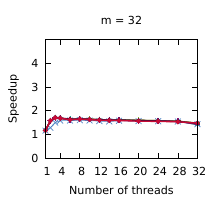

Reproduce this figure in gnuplot.
set title "m = 32"
set terminal pdf size 2.2,2.0
set output "./results/Scans_n___4,194,304,_m___32.pdf"
set key off
set xrange [1:32]
set xtics (1, 4, 8, 12, 16, 20, 24, 28, 32)
set xlabel "Number of threads"
set yrange [0:5]
set ytics (0, 1, 2, 3, 4)
set ylabel "Speedup"
plot './results/Scans_n___4,194,304,_m___32.dat' using 1:2 title "Outer parallelism" pointsize 0.7 lw 1 pt 1 linecolor rgb "#24A793" with linespoints, \
  './results/Scans_n___4,194,304,_m___32.dat' using 1:3 title "Inner parallelism" pointsize 0.7 lw 1 pt 2 linecolor rgb "#5287C6" with linespoints, \
  './results/Scans_n___4,194,304,_m___32.dat' using 1:4 title "Multi-atomics 64 1 1" pointsize 0.7 lw 2 pt 1 linecolor rgb "#80141E" with linespoints, \
  './results/Scans_n___4,194,304,_m___32.dat' using 1:5 title "Multi-atomics 32 1 1" pointsize 0.7 lw 2 pt 1 linecolor rgb "#40141E" with linespoints, \
  './results/Scans_n___4,194,304,_m___32.dat' using 1:6 title "Multi-atomics 64 10 1" pointsize 0.7 lw 2 pt 1 linecolor rgb "#80C81E" with linespoints, \
  './results/Scans_n___4,194,304,_m___32.dat' using 1:7 title "Multi-atomics 64 1 4" pointsize 0.7 lw 2 pt 1 linecolor rgb "#801478" with linespoints, \
  './results/Scans_n___4,194,304,_m___32.dat' using 1:8 title "Multi-atomics 64 10 4" pointsize 0.7 lw 2 pt 1 linecolor rgb "#80C878" with linespoints, \
  './results/Scans_n___4,194,304,_m___32.dat' using 1:9 title "Work assisting" pointsize 0.4 lw 2 pt 7 linecolor rgb "#C00A35" with linespoints
